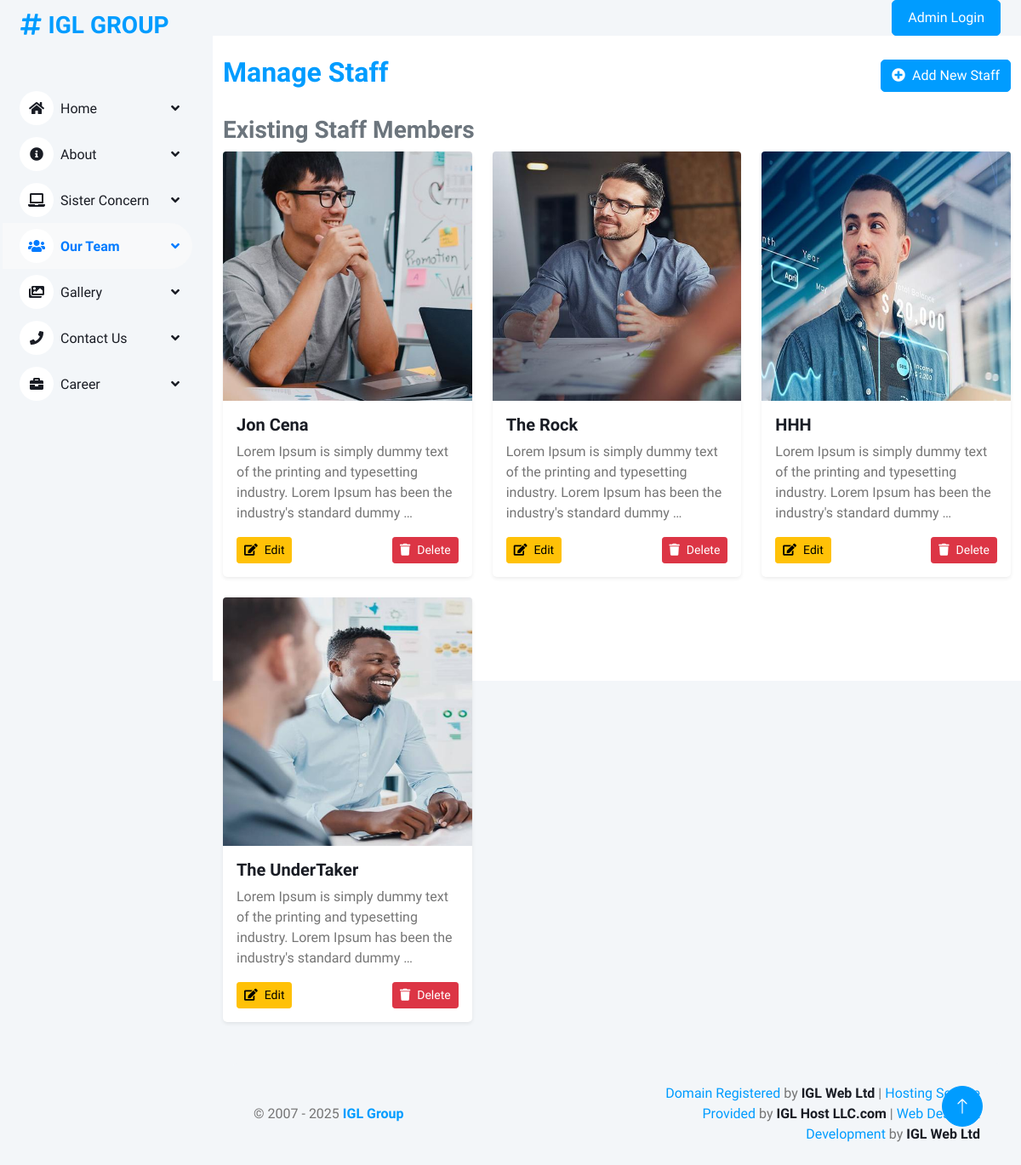
The app's page /manage_staff/ with its own data.
### igl/models.py (models this page shows, shortened)
class Staff(models.Model):
    name = models.CharField(max_length=100)
    position = models.CharField(max_length=100)
    image = models.ImageField(upload_to='team/')
    bio = models.TextField(max_length=1000, blank=True, null=True)
    portfolio_link = models.URLField(max_length=500, blank=True, null=True,default="Not Uploaded")  # Portfolio link field
    pdf = models.FileField(upload_to='bod_pdfs/', blank=True, null=True,default="Not Uploaded")  # PDF field for file uploads
    slug = models.SlugField(unique=True, blank=True, null=True)  # Slug field for URL-friendly representation

### igl/admin_views.py (the view)
# urls.py: path('manage_staff/', admin_views.manage_staff, name='manage_staff'),
def manage_staff(request):
    staff_members = Staff.objects.all()  # Fetch all staff members
    if request.method == 'POST':
        form = StaffForm(request.POST, request.FILES)
        if form.is_valid():
            form.save()
            messages.success(request, 'Staff member added successfully.')
            return redirect('manage_staff')  # Redirect after successful addition
    else:
        form = StaffForm()
    context = {
        'staff_members': staff_members,
        'form': form,
    }
    return render(request, 'backend/manage_staff.html', context)

### igl/context_processors.py (called while the page is built)
def global_context(request):
    logo = Logo.objects.filter(is_active=True).first()
    menus = NavMenu.objects.filter(is_active=True)
    sister_concerns = SisterConcern.objects.all()
    return {
        'logo': logo,
        'menus': menus,
        'sister_concerns': sister_concerns,
    }

### igl/templates/backend/manage_staff.html (shortened to what this page needs)
{% extends "backend/base.html" %}
{% block content %}
<div class="container mt-4">
    <div class="d-flex justify-content-between align-items-center mb-4">
        <h2 class="text-primary">Manage Staff</h2>
        <a href="#" class="btn btn-primary" data-bs-toggle="modal" data-bs-target="#addStaffModal">
            <i class="fa fa-plus-circle me-2"></i>Add New Staff
        </a>
    </div>
    <div class="mt-4">
        <h3 class="text-muted">Existing Staff Members</h3>
        <div class="row">
            {% for staff in staff_members %}
                <div class="col-md-4 mb-4">
                    <div class="card shadow-sm border-0">
                        <img src="{{ staff.image.url }}" class="card-img-top" alt="{{ staff.name }}">
                        <div class="card-body">
                            <h5 class="card-title">{{ staff.name }}</h5>
                            <p class="card-text">{{ staff.bio|truncatewords:20 }}</p>
                            <div class="d-flex justify-content-between">
                                <a href="#" class="btn btn-warning btn-sm" data-bs-toggle="modal" data-bs-target="#addStaffModal" data-staff="{{ staff.id }}">
                                    <i class="fa fa-edit me-2"></i>Edit
                                </a>
                                <a href="{% url 'delete_staff' staff.slug %}" class="btn btn-danger btn-sm" onclick="return confirm('Are you sure you want to delete this staff member?');">
                                    <i class="fa fa-trash me-2"></i>Delete
                                </a>
                            </div>
                        </div>
                    </div>
                </div>
            {% endfor %}
        </div>
    </div>
</div>
{% endblock %}

### igl/static/backend/css/style.css (style rules this page uses)
:root { --primary: #009CFF; --light: #F3F6F9; --dark: #191C24; }
.btn { transition: .5s; }
.btn.btn-primary { color: #FFFFFF; }

### records on screen
Staff: image (picture), name "Jon Cena", bio "Lorem Ipsum is simply dummy text of the printing and typesetting industry. Lorem Ipsum has been the industry's standard dummy …"
Staff: image (picture), name "The Rock", bio "Lorem Ipsum is simply dummy text of the printing and typesetting industry. Lorem Ipsum has been the industry's standard dummy …"
Staff: image (picture), name "HHH", bio "Lorem Ipsum is simply dummy text of the printing and typesetting industry. Lorem Ipsum has been the industry's standard dummy …"
Staff: image (picture), name "The UnderTaker", bio "Lorem Ipsum is simply dummy text of the printing and typesetting industry. Lorem Ipsum has been the industry's standard dummy …"
